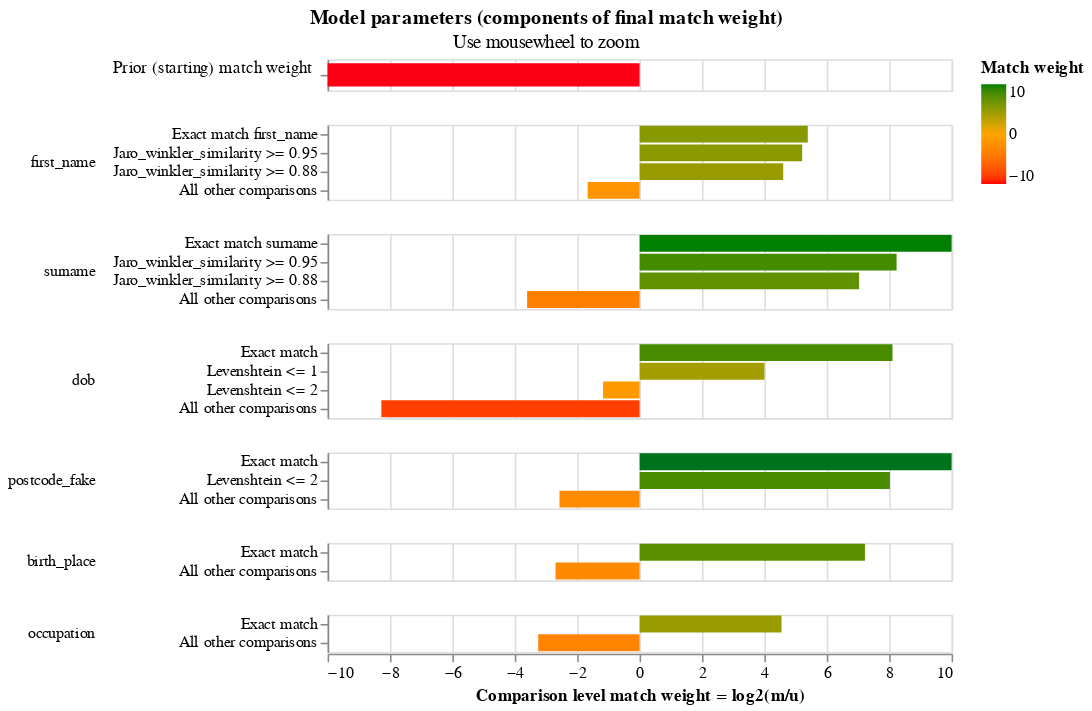

Notebook cell for this chart:
### Markdown cell above
The final match weights can be viewed in the match weights chart:

### Code cell
linker.match_weights_chart()

### Figure 1 — Vega-Lite specification as saved in the notebook (floating-point values rounded to 4 significant figures)
{"$schema": "https://vega.github.io/schema/vega-lite/v5.2.json", "config": {"header": {"title": null}, "mark": {"tooltip": null}, "title": {"anchor": "middle"}, "view": {"height": 60, "width": 400}}, "data": {"values": [{"bayes_factor": 0.0001358, "bayes_factor_description": "The probability that two random records drawn at random match is 0.000 or one in  7,362.3 records.This is equivalent to a starting match weight of -12.846.", "comparison_name": "probability_two_random_records_match", "comparison_sort_order": -1, "comparison_vector_value": 0, "has_tf_adjustments": false, "is_null_level": false, "label_for_charts": "", "log2_bayes_factor": -12.85, "m_probability": null, "m_probability_description": null, "max_comparison_vector_value": 0, "probability_two_random_records_match": 0.0001358, "sql_condition": null, "tf_adjustment_column": null, "tf_adjustment_weight": null, "u_probability": null, "u_probability_description": null}, {"bayes_factor": 41.94, "bayes_factor_description": "If comparison level is `exact match first_name` then comparison is 41.94 times more likely to be a match", "comparison_name": "first_name", "comparison_sort_order": 0, "comparison_vector_value": 3, "has_tf_adjustments": true, "is_null_level": false, "label_for_charts": "Exact match first_name", "log2_bayes_factor": 5.39, "m_probability": 0.553, "m_probability_description": "Amongst matching record comparisons, 55.30% of records are in the exact match first_name comparison level", "max_comparison_vector_value": 3, "probability_two_random_records_match": 0.0001358, "sql_condition": "\"first_name_l\" = \"first_name_r\"", "tf_adjustment_column": "first_name", "tf_adjustment_weight": 1, "u_probability": 0.01319, "u_probability_description": "Amongst non-matching record comparisons, 1.32% of records are in the exact match first_name comparison level"}, {"bayes_factor": 37.04, "bayes_factor_description": "If comparison level is `jaro_winkler_similarity >= 0.95` then comparison is 37.04 times more likely to be a match", "comparison_name": "first_name", "comparison_sort_order": 0, "comparison_vector_value": 2, "has_tf_adjustments": false, "is_null_level": false, "label_for_charts": "Jaro_winkler_similarity >= 0.95", "log2_bayes_factor": 5.211, "m_probability": 0.02365, "m_probability_description": "Amongst matching record comparisons, 2.36% of records are in the jaro_winkler_similarity >= 0.95 comparison level", "max_comparison_vector_value": 3, "probability_two_random_records_match": 0.0001358, "sql_condition": "jaro_winkler_similarity(\"first_name_l\", \"first_name_r\") >= 0.95", "tf_adjustment_column": null, "tf_adjustment_weight": 1, "u_probability": 0.0006384, "u_probability_description": "Amongst non-matching record comparisons, 0.06% of records are in the jaro_winkler_similarity >= 0.95 comparison level"}, {"bayes_factor": 24.31, "bayes_factor_description": "If comparison level is `jaro_winkler_similarity >= 0.88` then comparison is 24.31 times more likely to be a match", "comparison_name": "first_name", "comparison_sort_order": 0, "comparison_vector_value": 1, "has_tf_adjustments": false, "is_null_level": false, "label_for_charts": "Jaro_winkler_similarity >= 0.88", "log2_bayes_factor": 4.604, "m_probability": 0.1137, "m_probability_description": "Amongst matching record comparisons, 11.37% of records are in the jaro_winkler_similarity >= 0.88 comparison level", "max_comparison_vector_value": 3, "probability_two_random_records_match": 0.0001358, "sql_condition": "jaro_winkler_similarity(\"first_name_l\", \"first_name_r\") >= 0.88", "tf_adjustment_column": null, "tf_adjustment_weight": 1, "u_probability": 0.004678, "u_probability_description": "Amongst non-matching record comparisons, 0.47% of records are in the jaro_winkler_similarity >= 0.88 comparison level"}, {"bayes_factor": 0.3154, "bayes_factor_description": "If comparison level is `all other comparisons` then comparison is  3.17 times less likely to be a match", "comparison_name": "first_name", "comparison_sort_order": 0, "comparison_vector_value": 0, "has_tf_adjustments": false, "is_null_level": false, "label_for_charts": "All other comparisons", "log2_bayes_factor": -1.665, "m_probability": 0.3096, "m_probability_description": "Amongst matching record comparisons, 30.96% of records are in the all other comparisons comparison level", "max_comparison_vector_value": 3, "probability_two_random_records_match": 0.0001358, "sql_condition": "ELSE", "tf_adjustment_column": null, "tf_adjustment_weight": 1, "u_probability": 0.9815, "u_probability_description": "Amongst non-matching record comparisons, 98.15% of records are in the all other comparisons comparison level"}, {"bayes_factor": 1083.0, "bayes_factor_description": "If comparison level is `exact match surname` then comparison is 1,083.26 times more likely to be a match", "comparison_name": "surname", "comparison_sort_order": 1, "comparison_vector_value": 3, "has_tf_adjustments": true, "is_null_level": false, "label_for_charts": "Exact match surname", "log2_bayes_factor": 10.08, "m_probability": 0.7835, "m_probability_description": "Amongst matching record comparisons, 78.35% of records are in the exact match surname comparison level", "max_comparison_vector_value": 3, "probability_two_random_records_match": 0.0001358, "sql_condition": "\"surname_l\" = \"surname_r\"", "tf_adjustment_column": "surname", "tf_adjustment_weight": 1, "u_probability": 0.0007233, "u_probability_description": "Amongst non-matching record comparisons, 0.07% of records are in the exact match surname comparison level"}, {"bayes_factor": 301.7, "bayes_factor_description": "If comparison level is `jaro_winkler_similarity >= 0.95` then comparison is 301.75 times more likely to be a match", "comparison_name": "surname", "comparison_sort_order": 1, "comparison_vector_value": 2, "has_tf_adjustments": false, "is_null_level": false, "label_for_charts": "Jaro_winkler_similarity >= 0.95", "log2_bayes_factor": 8.237, "m_probability": 0.05577, "m_probability_description": "Amongst matching record comparisons, 5.58% of records are in the jaro_winkler_similarity >= 0.95 comparison level", "max_comparison_vector_value": 3, "probability_two_random_records_match": 0.0001358, "sql_condition": "jaro_winkler_similarity(\"surname_l\", \"surname_r\") >= 0.95", "tf_adjustment_column": null, "tf_adjustment_weight": 1, "u_probability": 0.0001848, "u_probability_description": "Amongst non-matching record comparisons, 0.02% of records are in the jaro_winkler_similarity >= 0.95 comparison level"}, {"bayes_factor": 131.1, "bayes_factor_description": "If comparison level is `jaro_winkler_similarity >= 0.88` then comparison is 131.14 times more likely to be a match", "comparison_name": "surname", "comparison_sort_order": 1, "comparison_vector_value": 1, "has_tf_adjustments": false, "is_null_level": false, "label_for_charts": "Jaro_winkler_similarity >= 0.88", "log2_bayes_factor": 7.035, "m_probability": 0.07865, "m_probability_description": "Amongst matching record comparisons, 7.87% of records are in the jaro_winkler_similarity >= 0.88 comparison level", "max_comparison_vector_value": 3, "probability_two_random_records_match": 0.0001358, "sql_condition": "jaro_winkler_similarity(\"surname_l\", \"surname_r\") >= 0.88", "tf_adjustment_column": null, "tf_adjustment_weight": 1, "u_probability": 0.0005998, "u_probability_description": "Amongst non-matching record comparisons, 0.06% of records are in the jaro_winkler_similarity >= 0.88 comparison level"}, {"bayes_factor": 0.08218, "bayes_factor_description": "If comparison level is `all other comparisons` then comparison is  12.17 times less likely to be a match", "comparison_name": "surname", "comparison_sort_order": 1, "comparison_vector_value": 0, "has_tf_adjustments": false, "is_null_level": false, "label_for_charts": "All other comparisons", "log2_bayes_factor": -3.605, "m_probability": 0.08206, "m_probability_description": "Amongst matching record comparisons, 8.21% of records are in the all other comparisons comparison level", "max_comparison_vector_value": 3, "probability_two_random_records_match": 0.0001358, "sql_condition": "ELSE", "tf_adjustment_column": null, "tf_adjustment_weight": 1, "u_probability": 0.9985, "u_probability_description": "Amongst non-matching record comparisons, 99.85% of records are in the all other comparisons comparison level"}, {"bayes_factor": 275.5, "bayes_factor_description": "If comparison level is `exact match` then comparison is 275.47 times more likely to be a match", "comparison_name": "dob", "comparison_sort_order": 2, "comparison_vector_value": 3, "has_tf_adjustments": true, "is_null_level": false, "label_for_charts": "Exact match", "log2_bayes_factor": 8.106, "m_probability": 0.6188, "m_probability_description": "Amongst matching record comparisons, 61.88% of records are in the exact match comparison level", "max_comparison_vector_value": 3, "probability_two_random_records_match": 0.0001358, "sql_condition": "\"dob_l\" = \"dob_r\"", "tf_adjustment_column": "dob", "tf_adjustment_weight": 1, "u_probability": 0.002246, "u_probability_description": "Amongst non-matching record comparisons, 0.22% of records are in the exact match comparison level"}, {"bayes_factor": 16.02, "bayes_factor_description": "If comparison level is `levenshtein <= 1` then comparison is 16.02 times more likely to be a match", "comparison_name": "dob", "comparison_sort_order": 2, "comparison_vector_value": 2, "has_tf_adjustments": false, "is_null_level": false, "label_for_charts": "Levenshtein <= 1", "log2_bayes_factor": 4.001, "m_probability": 0.3414, "m_probability_description": "Amongst matching record comparisons, 34.14% of records are in the levenshtein <= 1 comparison level", "max_comparison_vector_value": 3, "probability_two_random_records_match": 0.0001358, "sql_condition": "levenshtein(\"dob_l\", \"dob_r\") <= 1", "tf_adjustment_column": null, "tf_adjustment_weight": 1, "u_probability": 0.02132, "u_probability_description": "Amongst non-matching record comparisons, 2.13% of records are in the levenshtein <= 1 comparison level"}, {"bayes_factor": 0.444, "bayes_factor_description": "If comparison level is `levenshtein <= 2` then comparison is  2.25 times less likely to be a match", "comparison_name": "dob", "comparison_sort_order": 2, "comparison_vector_value": 1, "has_tf_adjustments": false, "is_null_level": false, "label_for_charts": "Levenshtein <= 2", "log2_bayes_factor": -1.171, "m_probability": 0.03693, "m_probability_description": "Amongst matching record comparisons, 3.69% of records are in the levenshtein <= 2 comparison level", "max_comparison_vector_value": 3, "probability_two_random_records_match": 0.0001358, "sql_condition": "levenshtein(\"dob_l\", \"dob_r\") <= 2", "tf_adjustment_column": null, "tf_adjustment_weight": 1, "u_probability": 0.08316, "u_probability_description": "Amongst non-matching record comparisons, 8.32% of records are in the levenshtein <= 2 comparison level"}, {"bayes_factor": 0.003226, "bayes_factor_description": "If comparison level is `all other comparisons` then comparison is  309.98 times less likely to be a match", "comparison_name": "dob", "comparison_sort_order": 2, "comparison_vector_value": 0, "has_tf_adjustments": false, "is_null_level": false, "label_for_charts": "All other comparisons", "log2_bayes_factor": -8.276, "m_probability": 0.002882, "m_probability_description": "Amongst matching record comparisons, 0.29% of records are in the all other comparisons comparison level", "max_comparison_vector_value": 3, "probability_two_random_records_match": 0.0001358, "sql_condition": "ELSE", "tf_adjustment_column": null, "tf_adjustment_weight": 1, "u_probability": 0.8933, "u_probability_description": "Amongst non-matching record comparisons, 89.33% of records are in the all other comparisons comparison level"}, {"bayes_factor": 4553.0, "bayes_factor_description": "If comparison level is `exact match` then comparison is 4,552.92 times more likely to be a match", "comparison_name": "postcode_fake", "comparison_sort_order": 3, "comparison_vector_value": 2, "has_tf_adjustments": true, "is_null_level": false, "label_for_charts": "Exact match", "log2_bayes_factor": 12.15, "m_probability": 0.6886, "m_probability_description": "Amongst matching record comparisons, 68.86% of records are in the exact match comparison level", "max_comparison_vector_value": 2, "probability_two_random_records_match": 0.0001358, "sql_condition": "\"postcode_fake_l\" = \"postcode_fake_r\"", "tf_adjustment_column": "postcode_fake", "tf_adjustment_weight": 1, "u_probability": 0.0001512, "u_probability_description": "Amongst non-matching record comparisons, 0.02% of records are in the exact match comparison level"}, {"bayes_factor": 260.1, "bayes_factor_description": "If comparison level is `levenshtein <= 2` then comparison is 260.14 times more likely to be a match", "comparison_name": "postcode_fake", "comparison_sort_order": 3, "comparison_vector_value": 1, "has_tf_adjustments": false, "is_null_level": false, "label_for_charts": "Levenshtein <= 2", "log2_bayes_factor": 8.023, "m_probability": 0.1428, "m_probability_description": "Amongst matching record comparisons, 14.28% of records are in the levenshtein <= 2 comparison level", "max_comparison_vector_value": 2, "probability_two_random_records_match": 0.0001358, "sql_condition": "levenshtein(\"postcode_fake_l\", \"postcode_fake_r\") <= 2", "tf_adjustment_column": null, "tf_adjustment_weight": 1, "u_probability": 0.0005491, "u_probability_description": "Amongst non-matching record comparisons, 0.05% of records are in the levenshtein <= 2 comparison level"}, {"bayes_factor": 0.1687, "bayes_factor_description": "If comparison level is `all other comparisons` then comparison is  5.93 times less likely to be a match", "comparison_name": "postcode_fake", "comparison_sort_order": 3, "comparison_vector_value": 0, "has_tf_adjustments": false, "is_null_level": false, "label_for_charts": "All other comparisons", "log2_bayes_factor": -2.568, "m_probability": 0.1685, "m_probability_description": "Amongst matching record comparisons, 16.85% of records are in the all other comparisons comparison level", "max_comparison_vector_value": 2, "probability_two_random_records_match": 0.0001358, "sql_condition": "ELSE", "tf_adjustment_column": null, "tf_adjustment_weight": 1, "u_probability": 0.9993, "u_probability_description": "Amongst non-matching record comparisons, 99.93% of records are in the all other comparisons comparison level"}, {"bayes_factor": 149.3, "bayes_factor_description": "If comparison level is `exact match` then comparison is 149.31 times more likely to be a match", "comparison_name": "birth_place", "comparison_sort_order": 4, "comparison_vector_value": 1, "has_tf_adjustments": true, "is_null_level": false, "label_for_charts": "Exact match", "log2_bayes_factor": 7.222, "m_probability": 0.8464, "m_probability_description": "Amongst matching record comparisons, 84.64% of records are in the exact match comparison level", "max_comparison_vector_value": 1, "probability_two_random_records_match": 0.0001358, "sql_condition": "\"birth_place_l\" = \"birth_place_r\"", "tf_adjustment_column": "birth_place", "tf_adjustment_weight": 1, "u_probability": 0.005669, "u_probability_description": "Amongst non-matching record comparisons, 0.57% of records are in the exact match comparison level"}, {"bayes_factor": 0.1545, "bayes_factor_description": "If comparison level is `all other comparisons` then comparison is  6.47 times less likely to be a match", "comparison_name": "birth_place", "comparison_sort_order": 4, "comparison_vector_value": 0, "has_tf_adjustments": false, "is_null_level": false, "label_for_charts": "All other comparisons", "log2_bayes_factor": -2.694, "m_probability": 0.1536, "m_probability_description": "Amongst matching record comparisons, 15.36% of records are in the all other comparisons comparison level", "max_comparison_vector_value": 1, "probability_two_random_records_match": 0.0001358, "sql_condition": "ELSE", "tf_adjustment_column": null, "tf_adjustment_weight": 1, "u_probability": 0.9943, "u_probability_description": "Amongst non-matching record comparisons, 99.43% of records are in the all other comparisons comparison level"}, {"bayes_factor": 23.41, "bayes_factor_description": "If comparison level is `exact match` then comparison is 23.41 times more likely to be a match", "comparison_name": "occupation", "comparison_sort_order": 5, "comparison_vector_value": 1, "has_tf_adjustments": true, "is_null_level": false, "label_for_charts": "Exact match", "log2_bayes_factor": 4.549, "m_probability": 0.8989, "m_probability_description": "Amongst matching record comparisons, 89.89% of records are in the exact match comparison level", "max_comparison_vector_value": 1, "probability_two_random_records_match": 0.0001358, "sql_condition": "\"occupation_l\" = \"occupation_r\"", "tf_adjustment_column": "occupation", "tf_adjustment_weight": 1, "u_probability": 0.0384, "u_probability_description": "Amongst non-matching record comparisons, 3.84% of records are in the exact match comparison level"}, {"bayes_factor": 0.1051, "bayes_factor_description": "If comparison level is `all other comparisons` then comparison is  9.52 times less likely to be a match", "comparison_name": "occupation", "comparison_sort_order": 5, "comparison_vector_value": 0, "has_tf_adjustments": false, "is_null_level": false, "label_for_charts": "All other comparisons", "log2_bayes_factor": -3.25, "m_probability": 0.1011, "m_probability_description": "Amongst matching record comparisons, 10.11% of records are in the all other comparisons comparison level", "max_comparison_vector_value": 1, "probability_two_random_records_match": 0.0001358, "sql_condition": "ELSE", "tf_adjustment_column": null, "tf_adjustment_weight": 1, "u_probability": 0.9616, "u_probability_description": "Amongst non-matching record comparisons, 96.16% of records are in the all other comparisons comparison level"}]}, "resolve": {"axis": {"y": "independent"}, "scale": {"y": "independent"}}, "selection": {"zoom_selector": {"bind": "scales", "encodings": ["x"], "type": "interval"}}, "title": {"subtitle": "Use mousewheel to zoom", "text": "Model parameters (components of final match weight)"}, "vconcat": [{"encoding": {"color": {"field": "log2_bayes_factor", "scale": {"domain": [-10, 0, 10], "range": ["red", "orange", "green"]}, "title": "Match weight", "type": "quantitative"}, "tooltip": [{"field": "comparison_name", "title": "Comparison name", "type": "nominal"}, {"field": "probability_two_random_records_match", "format": ".4f", "title": "Probability two random records match", "type": "nominal"}, {"field": "log2_bayes_factor", "format": ",.4f", "title": "Equivalent match weight", "type": "quantitative"}, {"field": "bayes_factor_description", "title": "Match weight description", "type": "nominal"}], "x": {"axis": {"domain": false, "labels": false, "ticks": false, "title": ""}, "field": "log2_bayes_factor", "scale": {"domain": [-10, 10]}, "type": "quantitative"}, "y": {"axis": {"title": "Prior (starting) match weight", "titleAlign": "right", "titleAngle": 0, "titleFontWeight": "normal"}, "field": "label_for_charts", "sort": {"field": "comparison_vector_value", "order": "descending"}, "type": "nominal"}}, "height": 20, "mark": {"clip": true, "height": 15, "type": "bar"}, "selection": {"zoom_selector": {"bind": "scales", "encodings": ["x"], "type": "interval"}}, "transform": [{"filter": "(datum.comparison_name == 'probability_two_random_records_match')"}]}, {"encoding": {"color": {"field": "log2_bayes_factor", "scale": {"domain": [-10, 0, 10], "range": ["red", "orange", "green"]}, "title": "Match weight", "type": "quantitative"}, "row": {"field": "comparison_name", "header": {"labelAlign": "left", "labelAnchor": "middle", "labelAngle": 0}, "sort": {"field": "comparison_sort_order"}, "type": "nominal"}, "tooltip": [{"field": "comparison_name", "title": "Comparison name", "type": "nominal"}, {"field": "label_for_charts", "title": "Label", "type": "ordinal"}, {"field": "sql_condition", "title": "SQL condition", "type": "nominal"}, {"field": "m_probability", "format": ".4f", "title": "M probability", "type": "quantitative"}, {"field": "u_probability", "format": ".4f", "title": "U probability", "type": "quantitative"}, {"field": "bayes_factor", "format": ",.4f", "title": "Bayes factor = m/u", "type": "quantitative"}, {"field": "log2_bayes_factor", "format": ",.4f", "title": "Match weight = log2(m/u)", "type": "quantitative"}, {"field": "bayes_factor_description", "title": "Match weight description", "type": "nominal"}], "x": {"axis": {"title": "Comparison level match weight = log2(m/u)"}, "field": "log2_bayes_factor", "scale": {"domain": [-10, 10]}, "type": "quantitative"}, "y": {"axis": {"title": null}, "field": "label_for_charts", "sort": {"field": "comparison_vector_value", "order": "descending"}, "type": "nominal"}}, "height": {"step": 12}, "mark": {"clip": true, "type": "bar"}, "resolve": {"axis": {"y": "independent"}, "scale": {"y": "independent"}}, "selection": {"zoom_selector": {"bind": "scales", "encodings": ["x"], "type": "interval"}}, "transform": [{"filter": "(datum.comparison_name != 'probability_two_random_records_match')"}]}]}
